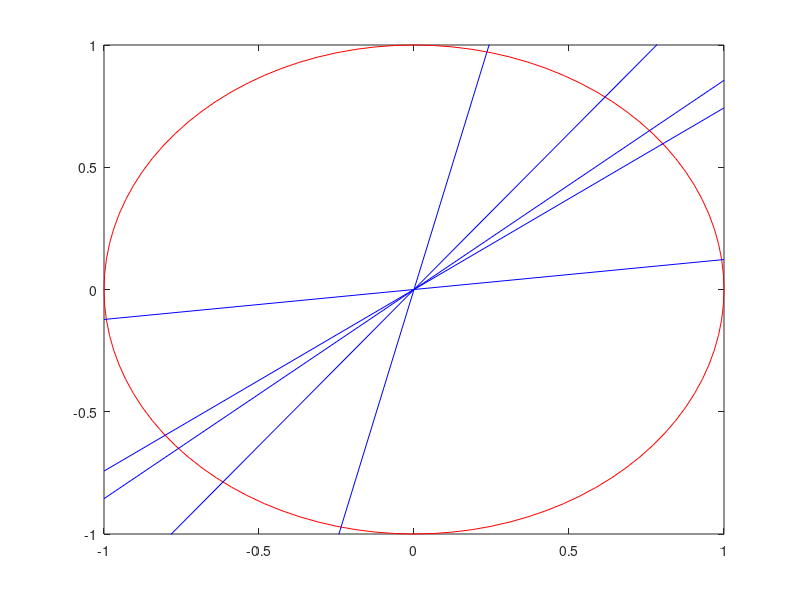

Reproduce this figure in MATLAB.

%% 
% Simulation of forward projection in Matlab
%%

close('all')
clear('all')

%% Animation: Gammas from a point source

figure('color','white'); figure(1)

point_source = [0,0];

det_coor = zeros(10,4);

for j = 1:5

    rand_x = rand(1);
    rand_y = rand(1);

    m = (rand_y - point_source(1,2))./(rand_x - point_source(1,1)); 
    c = rand_y - m*rand_x;

    ray_x = 0:0.1:1;
    ray_y = m*ray_x + c;

    for i = 1:length(ray_x)
%         plot(ray_x(i), ray_y(i), 'ob', ray_x(i)*-1, ray_y(i)*-1, 'ob')
%         xlim([-2,2]); ylim([-5,5]);
%         pause(0.1)
    end
    
    det_coor(j,:) = [ray_x(i), ray_y(i), ray_x(i)*-1, ray_y(i)*-1];

end


%% Plot Circle

r = 1;
px = 0;
py = 0;

x=(sin(0:(2*pi)/100:2*pi)*r)+px;
y=(cos(0:(2*pi)/100:2*pi)*r)+py;

figure('color','white'); figure(2)

plot(x,y,'-r')

hold on;

for k = 1:length(det_coor)
    plot([det_coor(k,1), det_coor(k,3)], [det_coor(k,2), det_coor(k,4)],...
        '-b')
end

ylim([-1, 1])






    